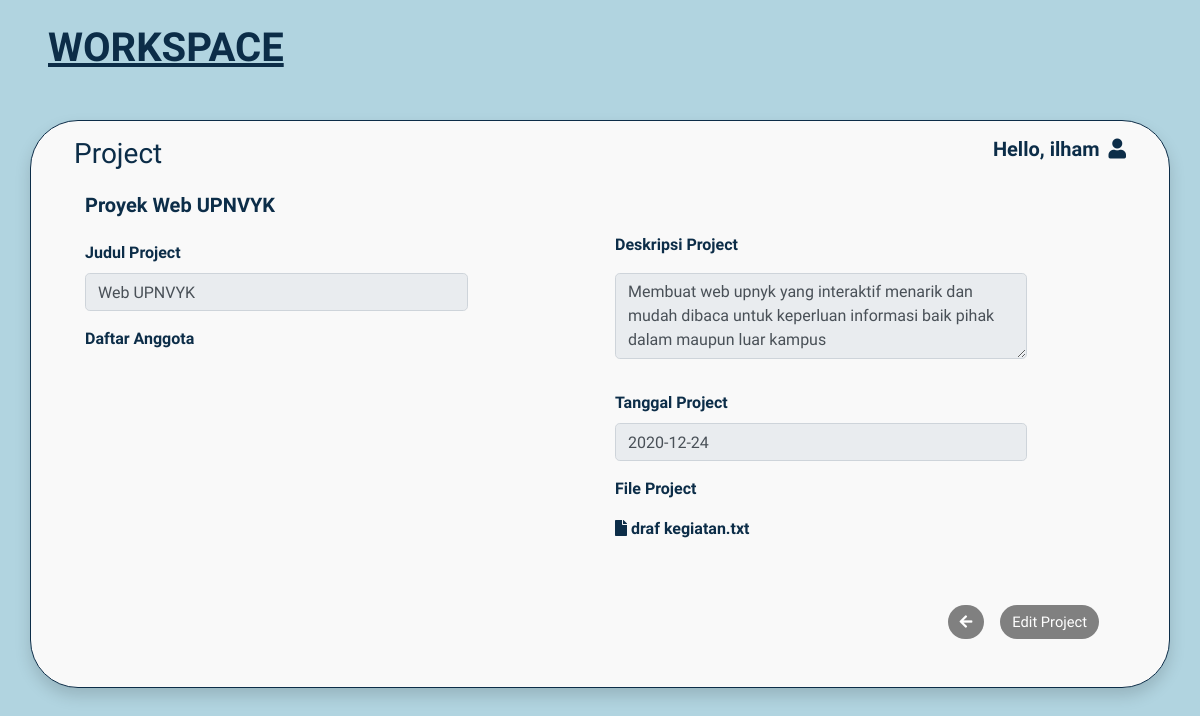
The app's page /view/lihat_project.php?id_project=1 (signed in), older data.
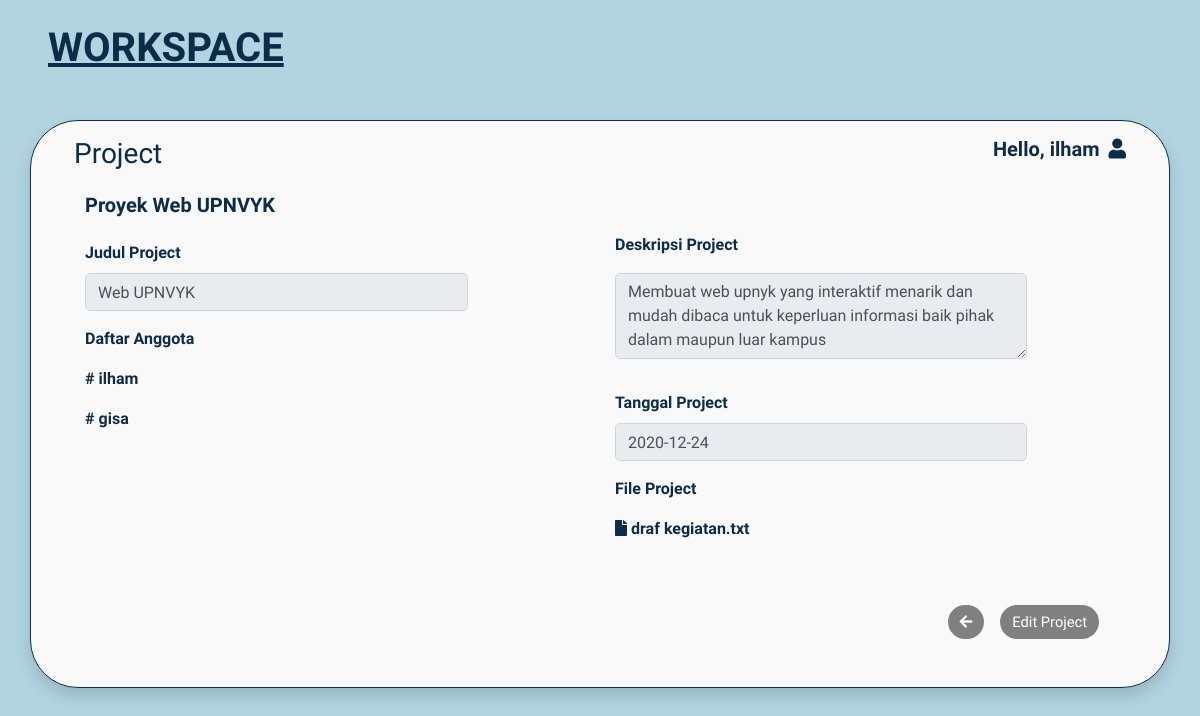
The same page, newer data.
### tables this page shows
CREATE TABLE `data_project` (
  `id_project` int(11) NOT NULL,
  `title` varchar(100) NOT NULL,
  `description` text NOT NULL,
  `deadline` date NOT NULL,
  `status` varchar(100) NOT NULL,
  `file` varchar(100) NOT NULL,
  `id_user` int(11) NOT NULL
);

CREATE TABLE `db_pivot` (
  `id_pivot` int(11) NOT NULL,
  `id_user` int(11) NOT NULL,
  `id_proyek` int(11) NOT NULL
);

CREATE TABLE `data_user` (
  `id` int(11) NOT NULL,
  `nama_lengkap` varchar(50) NOT NULL,
  `alamat_email` varchar(50) NOT NULL,
  `password` varchar(50) NOT NULL
);

### view/lihat_project.php (the view, shortened to what this page needs)
<!DOCTYPE html>
<html lang="en">
<head>
    <link rel="stylesheet" href="../assets/bootstrap/css/bootstrap.min.css">
    <link rel="stylesheet" href="../assets/css/new_project.css">
    <link rel="stylesheet" href="https://use.fontawesome.com/releases/v5.7.0/css/all.css"
>
</head>
<body style="background-color: #B1D4E0;">
<?php
    require_once ("../config/koneksi.php");
    $id_project = $_GET['id_project'];
    $cek_data_query = "SELECT * FROM data_project WHERE id_project='$id_project'";
    $data = mysqli_query($conn, $cek_data_query) or die (mysqli_error($conn));
    $result = mysqli_fetch_assoc($data)
?>
    <h1 class="mt-4 mb-5 ml-5" id="workspace_font">WORKSPACE</h1>
    <div class="container mt-2 mb-3 shadow" id="kotak">
        <h3 class="float-left mt-3 mx-2 px-1 ml-4">Project</h3>
        <h5 class="float-right mt-3 mx-2 px-1 mr-4">Hello, <?= $_SESSION['nama'] ?> <i class="fas fa-user ml-1"></i></h5>
        <br>
        <div class="row mt-5 mb-5 mx-4">
            <div class="col-md-6">
                    <h5>Proyek <?= $result['title'] ?></h5>
                        <div class="row">
                            <div class="col-9 pr-0">
                                <label for="" class="mt-3">Judul Project</label>
                                <input class="form-control rounded-lg mb-3" type="text" value="<?= $result['title'] ?>" placeholder="Judul Proyek" readonly>
                            </div>
                        </div>
                        <div class="row">
                            <div class="col-10">
                                <p>Daftar Anggota</p>
                                <?php
                                    $query_cari = "SELECT * FROM db_pivot WHERE id_proyek='$id_project'";
                                    $cari = mysqli_query($conn,$query_cari);
                                    while ($data_teman = mysqli_fetch_assoc($cari)) {
                                        $user = $data_teman['id_user'];
                                        $cek_data_query_team = "SELECT * FROM data_user WHERE id='$user'";
                                        $data_team = mysqli_query($conn, $cek_data_query_team) or die (mysqli_error($conn));
                                        $result_team = mysqli_fetch_assoc($data_team);
                                ?>
                                <p id="namaAnggota"># <?= $result_team['nama_lengkap'] ?> </p>
                                <?php } ?>
                            </div>
                        </div>
            </div>
            <div class="col-md-6 mt-4">
                    <div class="row">
                        <div class="col-10">
                            <label for="" class="mt-3">Deskripsi Project</label>
                            <textarea name="des_proyek" id="" rows="3" class="form-control mb-2 mt-2 rounded-lg" placeholder="Deskripsi Proyek" readonly><?= $result['description'] ?></textarea>
                        </div>
                    </div>
                    <div class="row">
                        <div class="col-10 py-2 mb-2">
                            <label for="" class="mt-3">Tanggal Project</label>
                            <input type="text" class="form-control rounded-lg" id="date"  value="<?= $result['deadline'] ?>" readonly>
                        </div>
                    </div>
                    <div class="row">
                        <div class="col-10">
                            <p>File Project</p>
                            <p class="mt-3"> <i class="fa fa-file"></i> <?= $result['file'] ?></p>
                        </div>
                    </div>
                    <a href="edit_project.php?id_project=<?= $id_project ?> "><button class="btn btn-primary mt-5 mr-3 float-right" id="tombol">Edit Project</button></a>
                    <a href="dashboard.php"><button class="btn btn-primary mt-5 mr-3 float-right" id="tombol"><i class="fas fa-arrow-left"></i></button></a>
            </div>
        </div>
    </div>
</body>
</html>

### assets/css/new_project.css (style rules this page uses)
a { color: #000000; }
body { font-family: Quicksand, heltevica; font-weight: 900; background-color: #B1D4E0; color: #0C2D48; }
#navbar h3, h6, h5 { font-family: Quicksand, heltevica; font-weight: 600; }
#kotak { background-color: #F9F9F9; border-color: #0C2D48; border: solid 1px; border-radius: 3em; }
#tombol { background-color: gray; font-family: Quicksand, 'Courier New', Courier, 'Arial Narrow'; font-size: 11pt; border-radius: 3em; border: none; }
#workspace_font { font-family: Quicksand, heltevica; font-weight: bolder; text-decoration: underline; }

Row changes from the older to the newer data that the page shows:
added db_pivot: data_user.nama_lengkap "ilham"
added db_pivot: data_user.nama_lengkap "gisa"
